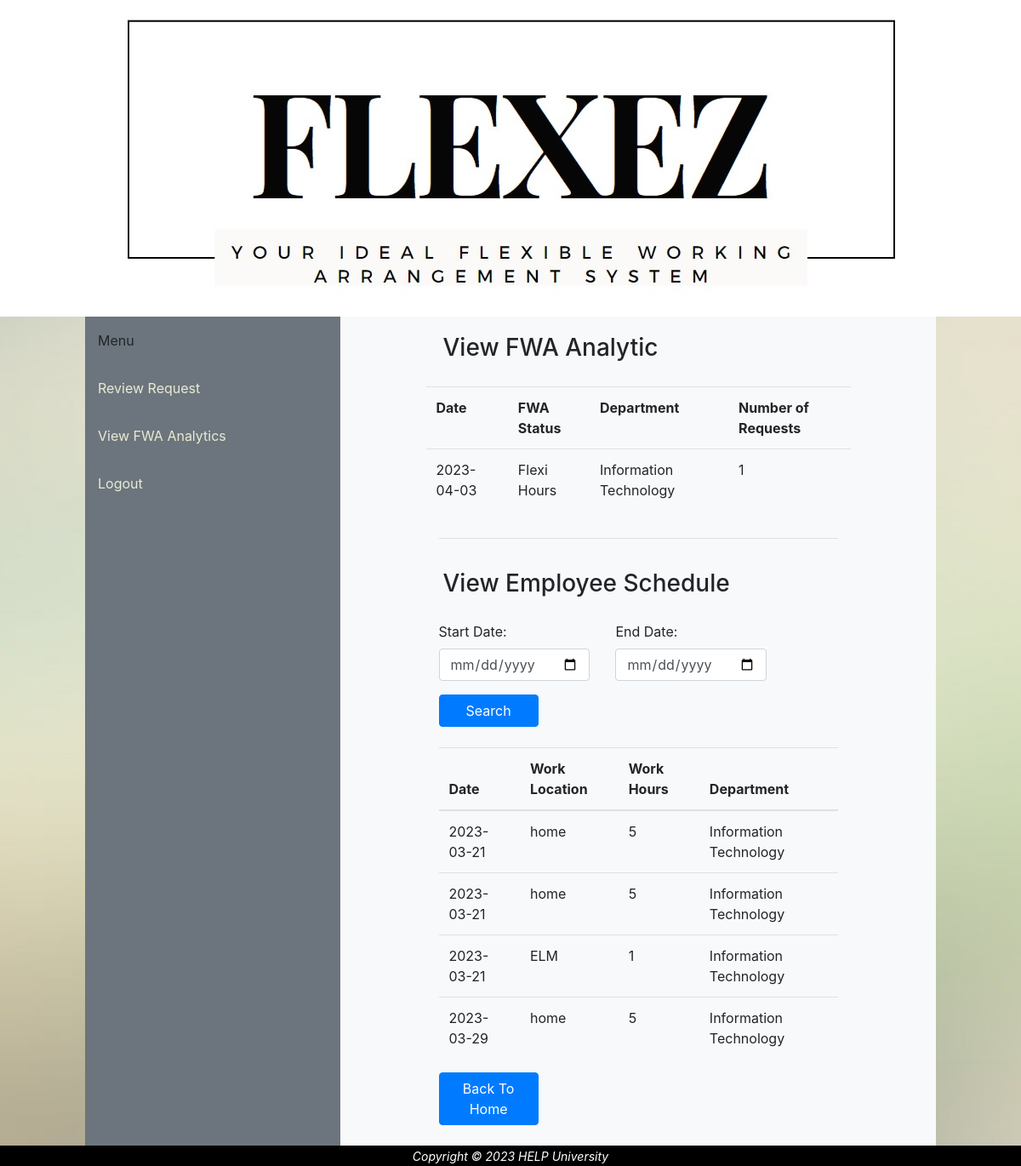
/viewAnalyticReport.php (signed in), run on the app's committed database.
### tables this page shows
CREATE TABLE `request` (
  `requestID` varchar(10) NOT NULL,
  `employeeID` varchar(10) NOT NULL,
  `requestDate` date NOT NULL,
  `workType` varchar(20) NOT NULL,
  `description` varchar(50) NOT NULL,
  `reason` varchar(50) NOT NULL,
  `FWAstatus` varchar(10) NOT NULL,
  `comment` varchar(50) NOT NULL
);

CREATE TABLE `department` (
  `deptID` varchar(10) NOT NULL,
  `deptName` varchar(25) NOT NULL
);

### viewAnalyticReport.php (the view, shortened to what this page needs)
<?php
include 'headerSupervisor.php';
include 'db.php';
$data = " SELECT * FROM employee WHERE employeeID = '$_SESSION[employeeID]'";
$loginData = mysqli_query($db, $data);
$row = $loginData->fetch_assoc();
$deptID = $row['deptID'];
$sql = "SELECT department.*, employee.*, request.*, COUNT(DISTINCT employee.employeeID) AS num_requests
        FROM request
        INNER JOIN employee ON request.employeeID = employee.employeeID
        INNER JOIN department ON employee.deptID = department.deptID
        WHERE request.FWAstatus <> 'Pending' AND request.FWAstatus <> 'Reject'
        AND employee.deptID = '$deptID'
        GROUP BY request.requestID";
$result = mysqli_query($db,$sql);
?>
<main>
  <form>
  <div class="row">
      <h3>View FWA Analytic</h3>
    <?php
    echo "<table class='table'>";
    echo "<tr>
    <th>Date</th>
    <th>FWA Status</th>
    <th>Department</th>
    <th>Number of Requests</th>
    </tr>";
    if(mysqli_num_rows($result)==0){
      echo"
      <tr><td>
      <strong>No data Found</strong>
      </td>
      </tr>
      ";
    }
    else{
    while ($row = mysqli_fetch_assoc($result)) {
        $requestDate = $row['requestDate'];
        $numRequests = $row['num_requests'];
        $deptName = $row['deptName'];
        $fwaStatus = $row['workType'];
        echo "<tr>
        <td>$requestDate</td>
        <td>$fwaStatus</td>
        <td>$deptName</td>
        <td>$numRequests</td></tr>";
    }
  }
    echo "</table>";
    ?>
<?php
  $schedule = "
  SELECT * FROM dailyschedule
  INNER JOIN employee ON dailyschedule.employeeID = employee.employeeID
  INNER JOIN department ON employee.deptID = department.deptID
  WHERE department.deptID = '$deptID'
  ";
  $schedule .= " ORDER BY date ASC";
  $scheduleFetch = mysqli_query($db, $schedule);
  ?>
  <main class="container">
  <hr>
    <form method="GET" action="viewAnalyticReport.php">
      <div class="row">
      <h3>View Employee Schedule</h3>
        <div class="col-sm-5">
          <div class="form-group">
            <label for="start-date">Start Date:</label>
            <input type="date" class="form-control" name="start-date" id="start-date" date_format="yyyy-mm-dd">
          </div>
        </div>
        <div class="col-sm-5">
          <div class="form-group">
            <label for="end-date">End Date:</label>
            <input type="date" class="form-control" name="end-date" id="end-date" date_format="yyyy-mm-dd">
          </div>
        </div>
        <div class="col-sm-2">
        </div>
        <div class="col-sm-12">
            <button type="submit" class="btn btn-primary btn-block col-sm-3" name="search" id="search">Search</button>
            <br>
          </div>
        </div>
    </form>
    <table class="table">
      <thead>
        <tr>
          <th>Date</th>
          <th>Work Location</th>
          <th>Work Hours</th>
          <th>Department</th>
        </tr>
      </thead>
      <tbody>
        <?php
        if(mysqli_num_rows($scheduleFetch)==0){
          echo "<tr>
                <td>
                <strong>No Data Found</strong>
                </td>
                </tr>
                ";
        }
        else{
        while ($row = mysqli_fetch_assoc($scheduleFetch)) {
          echo "
          <tr>
            <td>$row[date]</td>
            <td>$row[workLocation]</td>
            <td>$row[workHours]</td>
            <td>$row[deptName]</td>
            ";
        }
      }
        ?>
    </table>
    <button class="btn btn-primary btn-block col-sm-3"><a href="supervisorDashBoard.php" style="color:white">Back To Home</a></button>
    <br>
    </div>
</main>
<?php
include('footer.php');
?>

### PorSie.css (style rules this page uses)
html { overflow: hidden; height: 100%; }
body { margin: auto; text-align: center; background-image: url(img/bg.jpg); background-repeat: no-repeat; background-size: cover; background-attachment: fixed; background-position: center; font-family:'Times New Roman', Times, serif; overflow: auto; height: 100%; width: 100%; }
main { margin: auto; width: 100%; }
h2, h3 { width: 100%; padding: 20px; }
form { margin: auto; width: 70%; }

### data on the page
request: requestDate "2023-04-03", workType "Flexi Hours", department.deptName "Information Technology", numRequests "1"

### other printed values
$row[date] "2023-03-21"
$row[workLocation] "home"
$row[workHours] "5"
$row[deptName] "Information Technology"
$row[workLocation] "ELM"
$row[workHours] "1"
$row[date] "2023-03-29"
